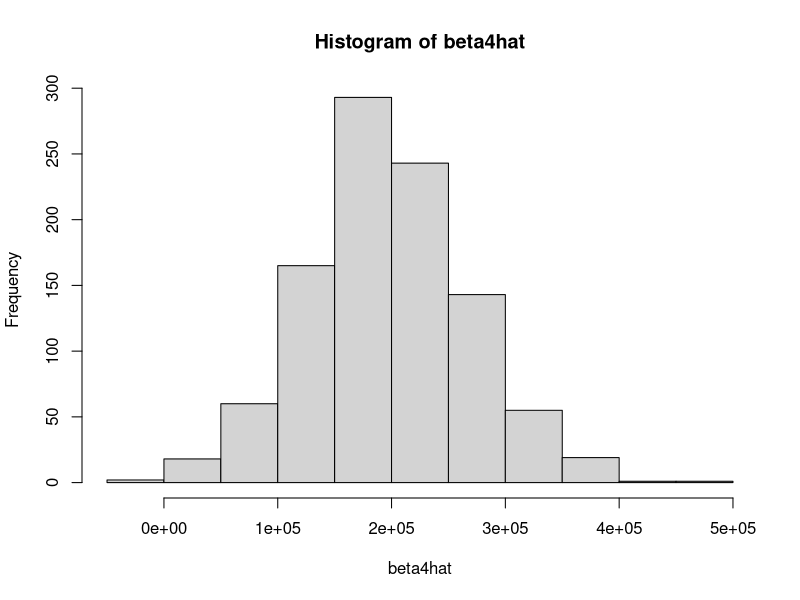

Write R code to recreate this figure.
# Question 1
setwd("~/Desktop/STAT 371/a1")
name=read.table("A1_variates.txt",header = TRUE)
attach(name)
set.seed(20884580)

Beta <- c(-250000, 50, -200, 12000, 200000)
X=as.matrix(cbind(rep(1,24),name))
beta = array(0,c(5,1000)) #creates an array to store sets of estimators
for (i in 1:1000){
  y<-X%*%Beta+rnorm(24,0,15000) #X and Beta as defined in 2a) of A1
  A1sim.lm<-lm(y~size+age+employees+col)
  beta[,i]<-coef(A1sim.lm) #yields the estimates for each iteration
}


# a)
# i)
beta4hat <- beta[5,]
hist(beta4hat)
# ii)
mean(beta[5,])
# iii)
sd(beta[5,])
# iv)
model.matrix(A1sim.lm)
XtXinv = solve(t(X)%*%X) #yields the (XtX)-1 matrix
varb4 <- XtXinv[5,5]*15000^2
varb4
sdb4 <- sqrt(varb4)
sdb4


# b)
beta2hat <- beta[3,]
beta3hat <- beta[4,]
cov(beta2hat, beta3hat)
15000^2*XtXinv[3,4]




